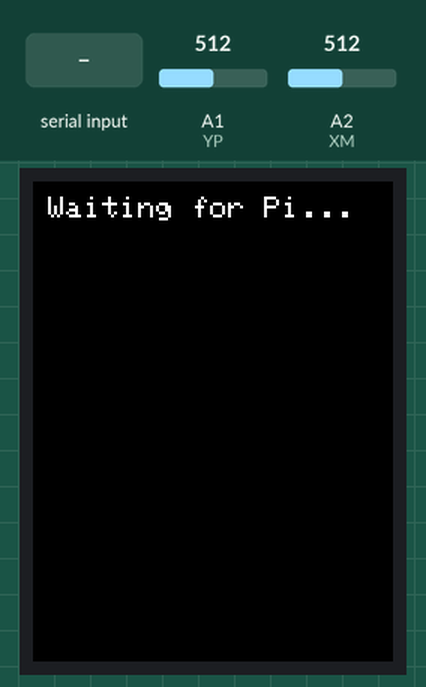
Bench run of a sketch on a simulated Arduino Uno, built with avr-gcc and run on an emulated ATmega328P. Parts: 240×320 colour display. Inputs (shaded band) come from the test bench; at power-on: A1 (YP) = 512, A2 (XM) = 512. What the sketch prints to the serial monitor is not drawn.

Above: at 1.6 s.
1.7 s: "C90\n" received over Serial
At 2.7 s:
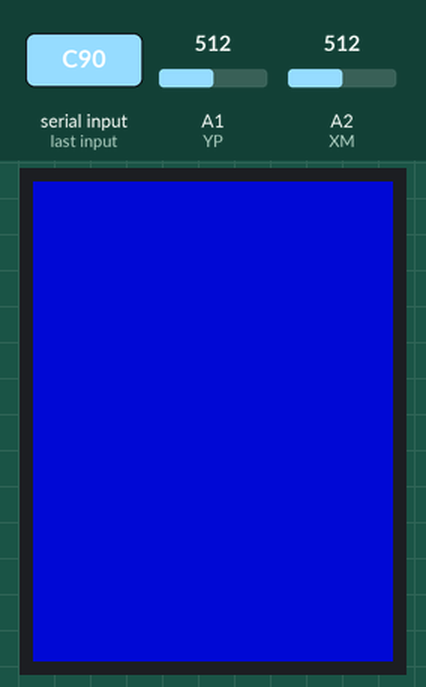
3.2 s: "C 45\n" received over Serial
At 3.8 s:
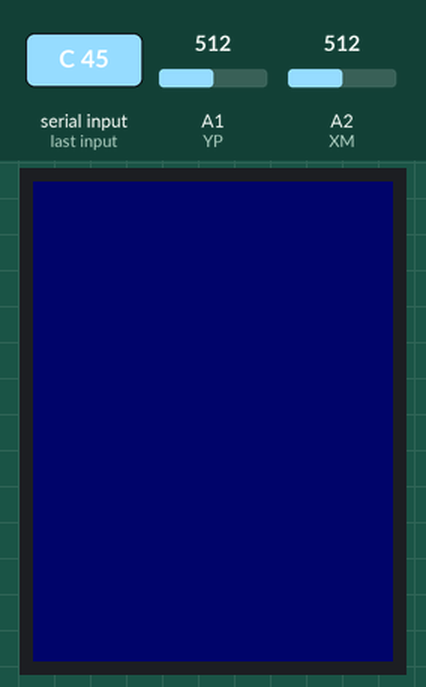
4.7 s: "L90\n" received over Serial
At 5.0 s:
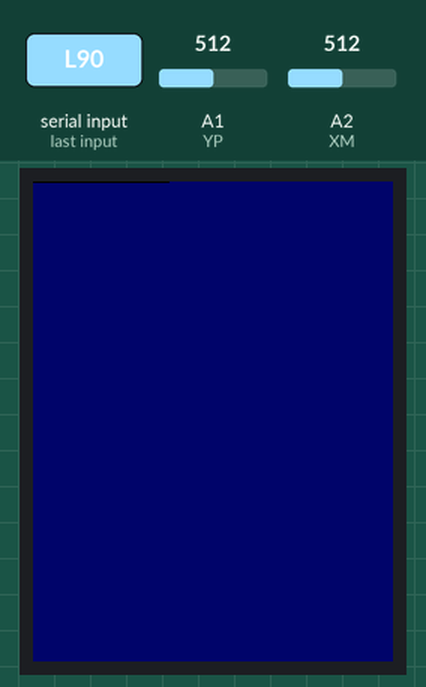
6.2 s: "C\n" received over Serial
At 7.3 s:
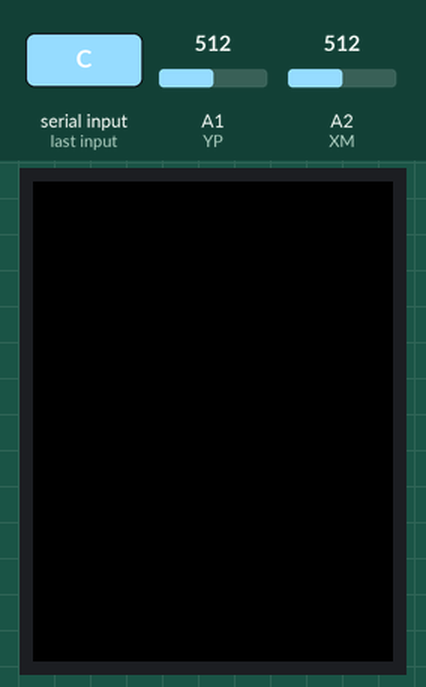
Timing chart, 0 to 9.2 s (numbered marks = the images above; inputs shaded):
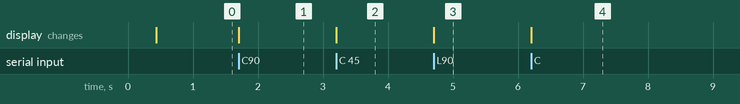

The sketch:

tft_coproc.ino
```cpp
// tft_coproc.ino
// ATmega328P (5V / 16MHz, UNO互換配線) + 3.95" ILI9488 8bit UNOシールド
// Pi Zero から UART(250000bps) の行コマンドで描画し、タッチ座標を返す表示コプロセッサ。
//
// ---- プロトコル (ASCII, 1行1コマンド, '\n'終端) ----
// Pi -> 328P                         328P -> Pi
//   C color                            K           各コマンド実行完了(ACK)
//   R x y w h color   塗り矩形         D x y       タッチ押下(画面座標)
//   B x y w h color   枠矩形           U           タッチ解放
//   L x0 y0 x1 y1 color 直線          READY id    起動完了(idはLCDコントローラ)
//   T x y size fg bg text  文字(bg=-1で透過, ASCIIのみ)
//   P                 疎通確認
//   M 0|1             1: 押下時 "A rx ry"(ADC生値)を送る。0: "D x y"(画面座標)
// 色は RGB565 (10進 or 0x表記)。Piは K を受けてから次の行を送る(フロー制御)。
//
// 必要ライブラリ: MCUFRIEND_kbv, Adafruit GFX Library (タッチは自前で読むので TouchScreen は不要)

#include <MCUFRIEND_kbv.h>
// (タッチは自前で読む: readTouch)

MCUFRIEND_kbv tft;

// ===== ここを TouchScreen_Calibr_native の "COPY-PASTE" 出力2行で置き換える =====
const int XP = 6, XM = A2, YP = A1, YM = 7;   // Calibr_native 2026-09-25 のピン検出結果
const int TS_LEFT = 691, TS_RT = 155, TS_TOP = 919, TS_BOT = 169;  // PORTRAIT 320x480
// ==============================================================================


// Adafruit TouchScreen の z は接触抵抗(強く押すほど小さい、軽いと1000超もある)。
// Calibr_native と同じく「z > 200 なら押下」で判定し上限は設けない。
const int MINPRESSURE = 200;
static bool rawDebug = false;
static bool rawMode = false;    // 'M 1' で押下時に生値 "A rx ry" を送る(校正はPi側)   // 'Z' コマンドで生値出力を切替

static char line[100];
static uint8_t len = 0;
static char *pp;

static bool touching = false;
static uint8_t downCount = 0;
static uint8_t upCount = 0;
static unsigned long lastPoll = 0;

static long num() { return strtol(pp, &pp, 0); }

static void execLine() {
  line[len] = 0;
  pp = line + 1;
  switch (line[0]) {
    case 'C':
      tft.fillScreen((uint16_t)num());
      break;
    case 'R': {
      int x = num(), y = num(), w = num(), h = num();
      tft.fillRect(x, y, w, h, (uint16_t)num());
    } break;
    case 'B': {
      int x = num(), y = num(), w = num(), h = num();
      tft.drawRect(x, y, w, h, (uint16_t)num());
    } break;
    case 'L': {
      int x0 = num(), y0 = num(), x1 = num(), y1 = num();
      tft.drawLine(x0, y0, x1, y1, (uint16_t)num());
    } break;
    case 'T': {
      int x = num(), y = num(), s = num();
      long fg = num(), bg = num();
      if (*pp == ' ') pp++;               // 区切りの空白1個だけ読み飛ばす
      tft.setCursor(x, y);
      tft.setTextSize(s < 1 ? 1 : s);
      if (bg < 0) tft.setTextColor((uint16_t)fg);
      else        tft.setTextColor((uint16_t)fg, (uint16_t)bg);
      tft.print(pp);
    } break;
    case 'M':  // M 1: 生値モード / M 0: 従来の D x y
      rawMode = num() != 0;
      break;
    case 'Z':  // デバッグ: タッチ生値 "Z x y z" 出力の ON/OFF
      rawDebug = !rawDebug;
      break;
    default:  // 'P' と未知コマンドは何もしない
      break;
  }
  Serial.print('K');
  Serial.print('\n');
}

// ---- タッチ読み取り (Adafruit TouchScreen と同じ計算式・同じ向き。生値は互換) ----
// ライブラリは端子を切り替えた直後にAD変換するため、膜の抵抗が高い場所(このパネルでは左側)や
// 描画直後は電圧が落ち着く前の値を読んでしまう。切替後に待ち時間を入れ、2回平均する。
static const uint16_t SETTLE_US = 150;
static const int MAXPRESSURE = 20000;   // 負値/異常な巨大値(膜の短絡時など)は無効
static const uint8_t STABLE_N = 3;      // 連続して安定した回数で押下を確定
static const int STABLE_TOL = 12;       // 安定とみなす生値のばらつき

static int readA(uint8_t pin) {
  (void)analogRead(pin);                // 1回目は捨てる
  return (analogRead(pin) + analogRead(pin)) / 2;
}

static void readTouch(int &x, int &y, int &z) {
  // X: XP=H, XM=L を印加し YP で読む
  pinMode(YP, INPUT); pinMode(YM, INPUT);
  digitalWrite(YP, LOW); digitalWrite(YM, LOW);
  pinMode(XP, OUTPUT); pinMode(XM, OUTPUT);
  digitalWrite(XP, HIGH); digitalWrite(XM, LOW);
  delayMicroseconds(SETTLE_US);
  x = 1023 - readA(YP);
  // Y: YP=H, YM=L を印加し XM で読む
  pinMode(XP, INPUT); pinMode(XM, INPUT);
  digitalWrite(XP, LOW); digitalWrite(XM, LOW);
  pinMode(YP, OUTPUT); pinMode(YM, OUTPUT);
  digitalWrite(YM, LOW); digitalWrite(YP, HIGH);
  delayMicroseconds(SETTLE_US);
  y = 1023 - readA(XM);
  // Z(接触抵抗): XP=L, YM=H, XM と YP で読む
  pinMode(XP, OUTPUT); pinMode(YP, INPUT);
  digitalWrite(XP, LOW); digitalWrite(YM, HIGH);
  delayMicroseconds(SETTLE_US);
  int z1 = readA(XM);
  int z2 = readA(YP);
  if (z1 <= 0) {
    z = 0;
  } else {
    float r = ((float)z2 / z1 - 1.0f) * x * 300.0f / 1024.0f;  // rxplate=300
    z = (r > 32000.0f) ? 32000 : (r < -32000.0f) ? -32000 : (int)r;
  }
  // LCD 制御線(WR/RS)とデータ線を描画できる状態に戻す
  pinMode(YP, OUTPUT); pinMode(XM, OUTPUT);
  digitalWrite(YP, HIGH); digitalWrite(XM, HIGH);
}

static int histX[STABLE_N], histY[STABLE_N];

static void pollTouch() {
  int px, py, pz;
  readTouch(px, py, pz);

  if (rawDebug && pz != 0) {
    Serial.print(F("Z "));
    Serial.print(px); Serial.print(' ');
    Serial.print(py); Serial.print(' ');
    Serial.print(pz); Serial.print('\n');
  }
  bool down = (pz > MINPRESSURE && pz < MAXPRESSURE);
  if (down) {
    upCount = 0;
    if (touching) return;
    histX[downCount % STABLE_N] = px;
    histY[downCount % STABLE_N] = py;
    downCount++;
    if (downCount < STABLE_N + 1) return;   // 押し始めの1回は捨て、その後 STABLE_N 回集める
    int mnx = 1023, mxx = 0, mny = 1023, mxy = 0;
    long sx = 0, sy = 0;
    for (uint8_t i = 0; i < STABLE_N; i++) {
      mnx = min(mnx, histX[i]); mxx = max(mxx, histX[i]);
      mny = min(mny, histY[i]); mxy = max(mxy, histY[i]);
      sx += histX[i]; sy += histY[i];
    }
    if (mxx - mnx > STABLE_TOL || mxy - mny > STABLE_TOL) {
      if (downCount > 40) downCount = 1;    // 揺れ続けるときは数え直す
      return;                               // まだ落ち着いていない
    }
    touching = true;
    int ax = sx / STABLE_N, ay = sy / STABLE_N;
    if (rawMode) {
      Serial.print(F("A "));
      Serial.print(ax);
      Serial.print(' ');
      Serial.print(ay);
      Serial.print('\n');
      return;
    }
    int x = map(ax, TS_LEFT, TS_RT, 0, tft.width());
    int y = map(ay, TS_TOP, TS_BOT, 0, tft.height());
    x = constrain(x, 0, tft.width() - 1);
    y = constrain(y, 0, tft.height() - 1);
    Serial.print(F("D "));
    Serial.print(x);
    Serial.print(' ');
    Serial.print(y);
    Serial.print('\n');
  } else {
    downCount = 0;
    if (touching && ++upCount >= 3) {
      touching = false;
      Serial.print(F("U\n"));
    }
  }
}

void setup() {
  Serial.begin(250000);   // 16MHzで誤差0%
  // 電源投入直後は ID 読み出しが化けることがある(例: 0xA0A0)。数回リトライし、
  // それでも ILI9488 と読めなければ 0x9488 で強制初期化する(型番は確定済み)。
  uint16_t readId = 0, id = 0x9488;
  delay(100);
  for (uint8_t i = 0; i < 5; i++) {
    tft.reset();
    delay(20);
    readId = tft.readID();
    if (readId == 0x9488) break;
  }
  tft.begin(id);
  tft.setRotation(0);     // 縦 320x480
  tft.fillScreen(0x0000);
  tft.setTextSize(2);
  tft.setTextColor(0xFFFF);
  tft.setCursor(10, 10);
  tft.print(F("Waiting for Pi..."));
  Serial.print(F("READY "));
  Serial.print(id, HEX);
  Serial.print(F(" read="));
  Serial.println(readId, HEX);
}

void loop() {
  while (Serial.available()) {
    char c = Serial.read();
    if (c == '\n') {
      if (len) execLine();
      len = 0;
    } else if (c != '\r' && len < sizeof(line) - 1) {
      line[len++] = c;
    }
  }
  // 受信途中の行が無いときだけタッチを読む(読み取り中は約1ms受信を見ないため)
  if (len == 0 && millis() - lastPoll >= 15) {
    lastPoll = millis();
    pollTouch();
  }
}
```

Measured:
- after the input at 1.7 s, the display: changes at once (image 1)
- after the input at 3.2 s, the display: changes at once (image 2)
- after the input at 4.7 s, the display: changes at once (image 3)
- after the input at 6.2 s, the display: changes at once (image 4)
